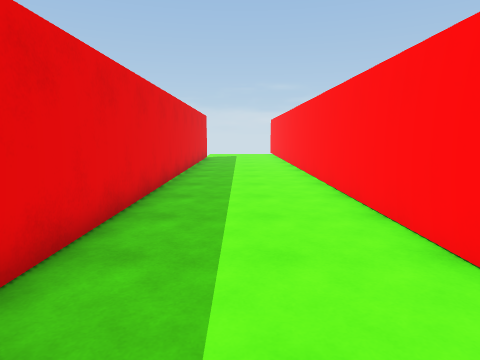
view 1 (above)

16 first-person views from a walk through a Unity game level. The camera is 1.5 m above the floor, tilts 8° down and sees 75° across. The floor is counted in squares, 1 m on a side. Each view is taken from the middle of a square. On the plan, view 1 faces up. The plan holds only what a view shows up to about 15 squares ahead; the rest is blank. The player is left out.

view 2
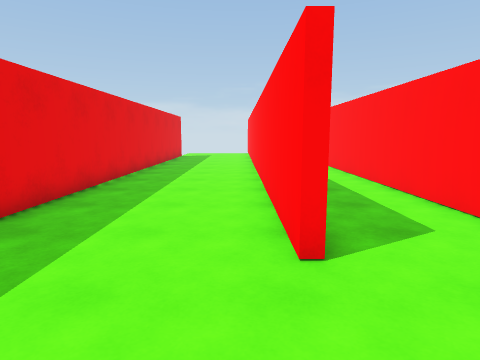

view 3
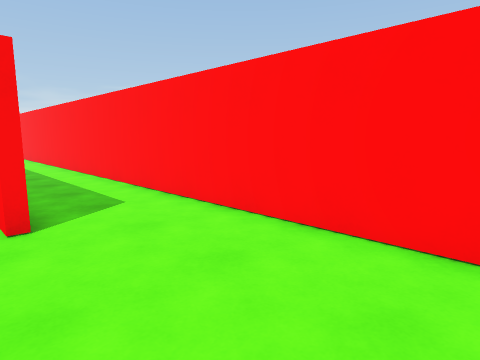

view 4
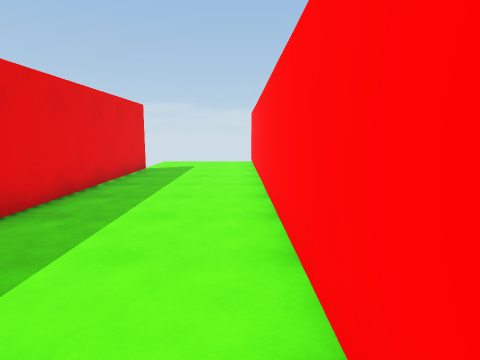

view 5
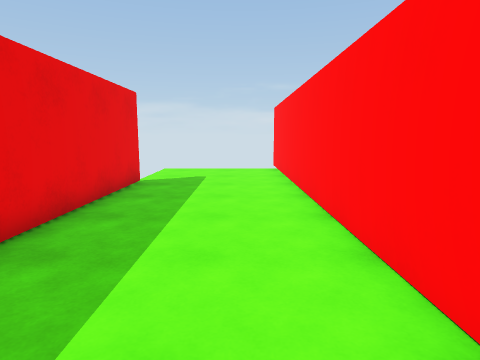

view 6
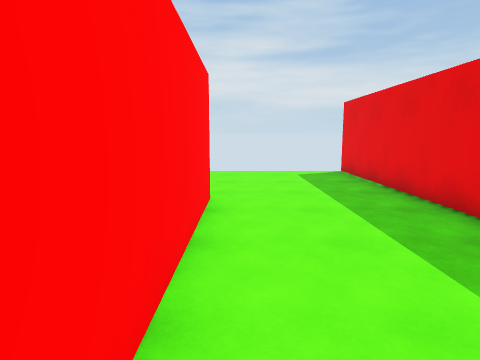

view 7
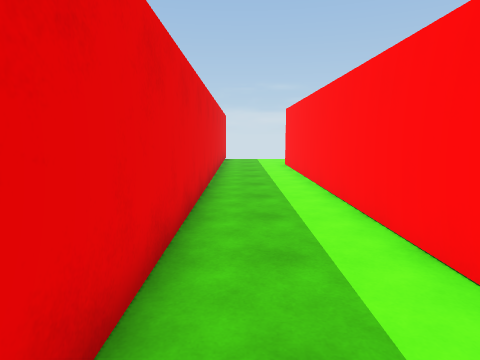

view 8
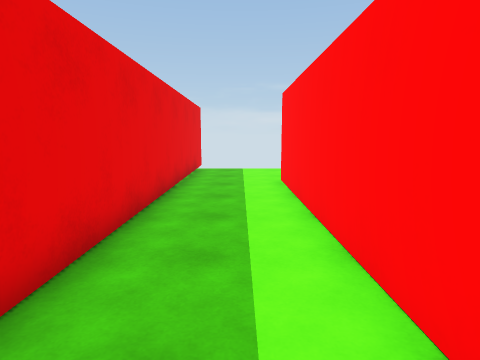

view 9
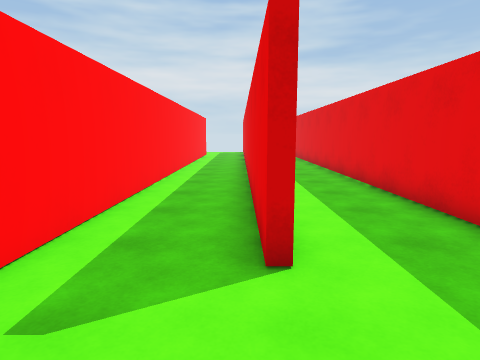

view 10
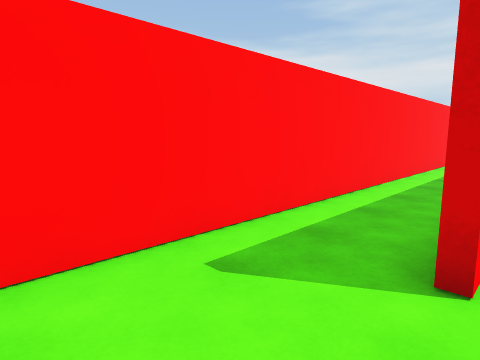

view 11
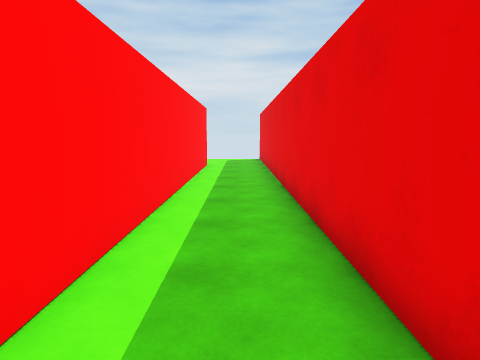

view 12
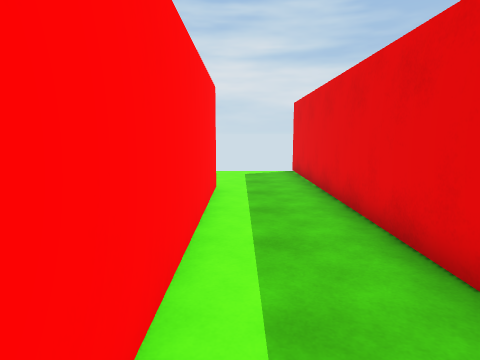

view 13
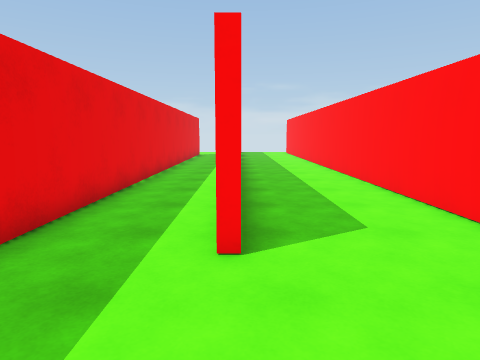

view 14
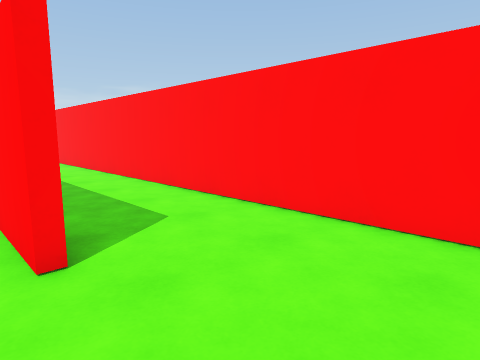

view 15
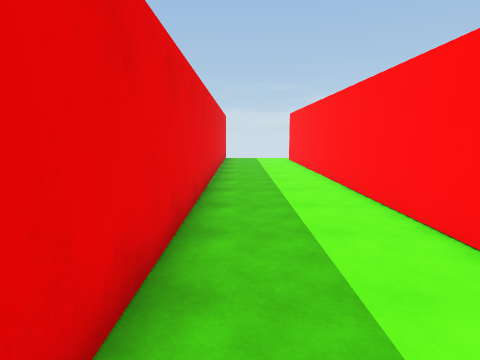

view 16
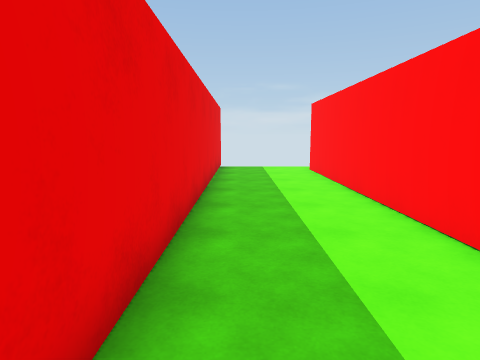

### Floor plan
Points are (right, up) in squares from view 1. A wall is a line through its corners. A room is listed if a view was taken in it or the views show most of it. See-through windows are left out.
Room 1 (views 1, 2, 3, 4, 5, 6, 7, 8, 9, 10, 11, 12)
walls: (3.1, 2.6) (2.7, 2.6) (2.7, 27); (6.7, 22.6) (6.7, 0.4); (-2.4, 22.5) (-2.4, -3.5); (9.7, 0.8) (9.7, 25.6); (6.4, -2.5) (6.4, 22.6); (3, 27) (3, 7.1)
ways out: opening at (8.5, 0) to room 2
Room 2 (views 13, 14, 15, 16)
walls: (10.1, 0.8) (9.7, 0.8); (6.7, 0.4) (6.7, -3.6); (14.1, -2.5) (14.1, 24.9); (10, 26) (10, 6.1)
ways out: opening at (8.5, 0) to room 1; opening at (14, 25.5)

Where each view was taken, in squares from view 1:
view 1: 0 up, 0 right, facing up
view 2: 1 down, 2 right, facing up
view 3: 3 down, 2 right, facing up-right
view 4: 8 up, 2 right, facing up
view 5: 12 up, 1 right, facing up
view 6: 10 up, 2 right, facing down
view 7: 6 up, 4 right, facing up
view 8: 12 up, 5 right, facing up
view 9: 26 up, 7 right, facing down
view 10: 26 up, 6 right, facing down-right
view 11: 17 up, 8 right, facing down
view 12: 10 up, 9 right, facing down
view 13: 3 down, 10 right, facing up
view 14: 3 down, 9 right, facing up-right
view 15: 5 up, 11 right, facing up
view 16: 11 up, 11 right, facing up
